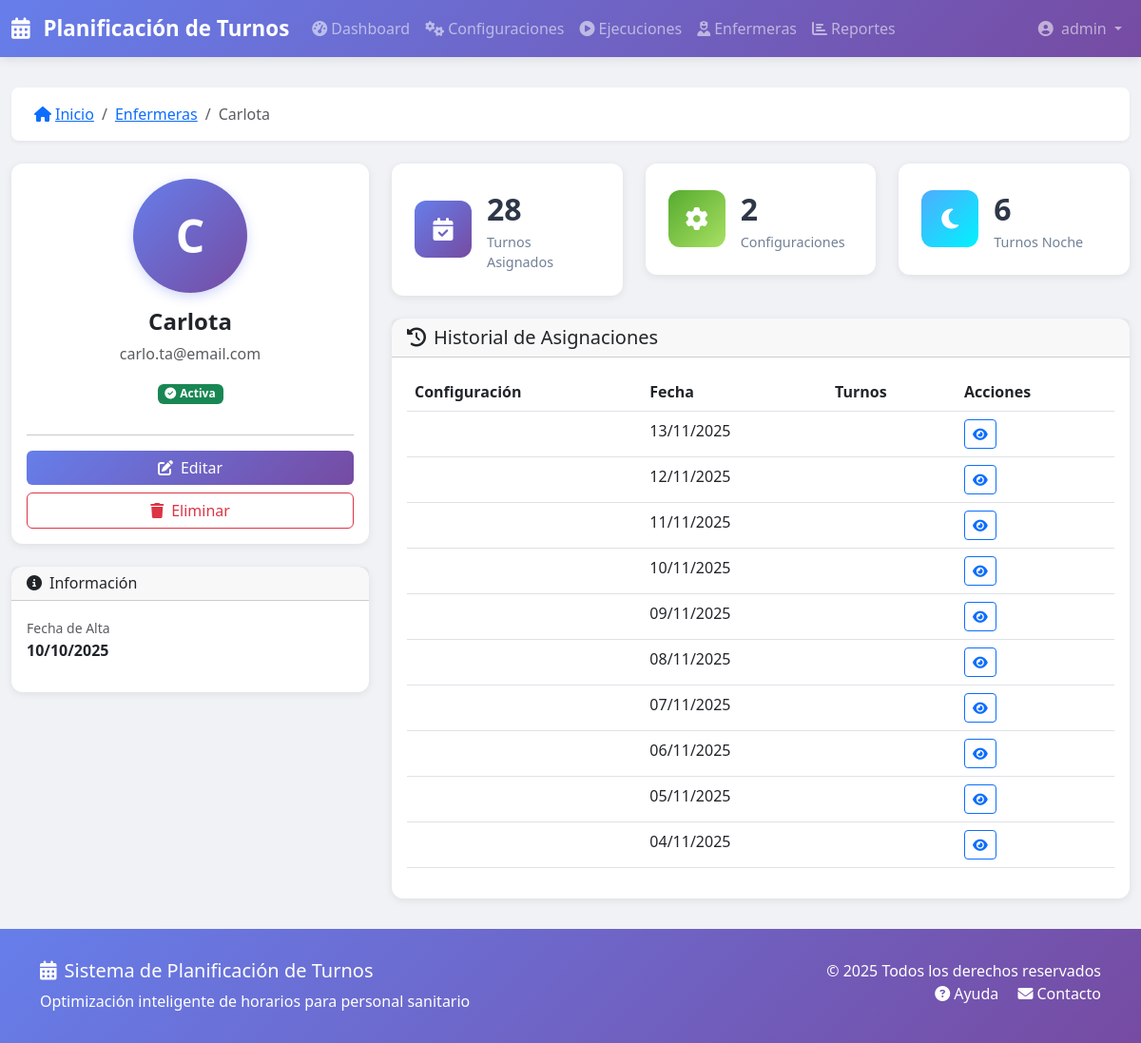
The app's page /enfermeras/5/ (signed in), older data.
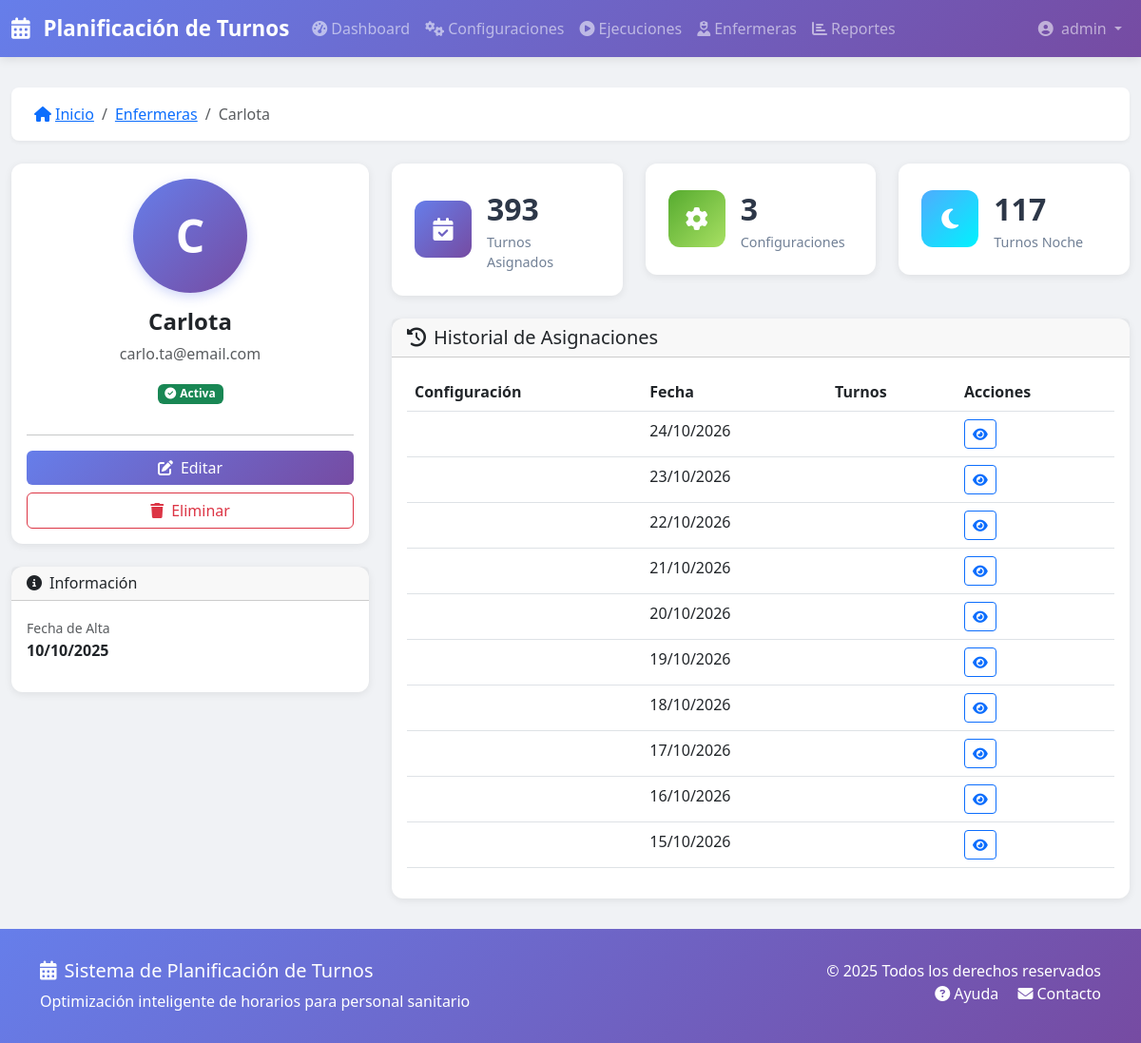
The same page, newer data.
### turnos/models.py (models this page shows, shortened)
class AsignacionTurno(models.Model):
    planilla = models.ForeignKey(
        Planilla,
        on_delete=models.CASCADE,
        related_name='asignaciones',
        verbose_name=_('Planilla')
    )
    enfermera = models.ForeignKey(
        Enfermera,
        on_delete=models.CASCADE,
        related_name='asignaciones',
        verbose_name=_('Enfermera')
    )
    fecha = models.DateField(_('Fecha'))
    turno = models.ForeignKey(
        TipoTurno,
        on_delete=models.CASCADE,
        null=True,
        blank=True,
        verbose_name=_('Turno')
    )
    es_dia_libre = models.BooleanField(_('Es día libre'), default=False)
    observaciones = models.TextField(_('Observaciones'), blank=True)
    class Meta:
        verbose_name = _('Asignación de Turno')
        verbose_name_plural = _('Asignaciones de Turno')
        ordering = ['fecha', 'enfermera']
        unique_together = ['planilla', 'enfermera', 'fecha']

### turnos/views.py (the view)
# urls.py: path('enfermeras/<int:pk>/', views.EnfermeraDetailView.as_view(), name='enfermera_detalle'),
class EnfermeraDetailView(LoginRequiredMixin, DetailView):
    model = Enfermera
    template_name = 'turnos/enfermera_detail.html'
    context_object_name = 'enfermera'
    def get_context_data(self, **kwargs):
        context = super().get_context_data(**kwargs)
        context['stats'] = {
            'total_turnos': AsignacionTurno.objects.filter(enfermera=self.object).count(),
            'configuraciones': ConfiguracionPlanificacion.objects.filter(enfermeras=self.object).count(),
            'turnos_noche': AsignacionTurno.objects.filter(
                enfermera=self.object,
                turno__nombre='NOCHE'
            ).count()
        }
        context['asignaciones_recientes'] = AsignacionTurno.objects.filter(
            enfermera=self.object
        ).select_related('turno', 'planilla').order_by('-fecha')[:10]
        return context

### backups/backup_20251025_181627/turnos/templates/turnos/enfermera_detail.html (shortened to what the changed rows need)
{% extends 'base.html' %}
{% load static %}
{% load i18n %}
{% load turnos_extras %}
{% block content %}
<div class="row">
    <div class="col-md-8">
        <div class="row mb-4">
            <div class="col-md-4">
                <div class="stat-card">
                    <div class="stat-card-content">
                        <div class="stat-card-value">{{ stats.total_turnos|default:0 }}</div>
                        <div class="stat-card-label">{% trans "Turnos Asignados" %}</div>
                    </div>
                </div>
            </div>
            <div class="col-md-4">
                <div class="stat-card">
                    <div class="stat-card-content">
                        <div class="stat-card-value">{{ stats.configuraciones|default:0 }}</div>
                        <div class="stat-card-label">{% trans "Configuraciones" %}</div>
                    </div>
                </div>
            </div>
            <div class="col-md-4">
                <div class="stat-card">
                    <div class="stat-card-content">
                        <div class="stat-card-value">{{ stats.turnos_noche|default:0 }}</div>
                        <div class="stat-card-label">{% trans "Turnos Noche" %}</div>
                    </div>
                </div>
            </div>
        </div>
        <div class="card">
            <div class="card-body">
                {% if asignaciones_recientes %}
                <div class="table-responsive">
                    <table class="table table-hover">
                        <thead>
                            <tr>
                                <th>{% trans "Configuración" %}</th>
                                <th>{% trans "Fecha" %}</th>
                                <th>{% trans "Turnos" %}</th>
                                <th>{% trans "Acciones" %}</th>
                            </tr>
                        </thead>
                        <tbody>
                            {% for asignacion in asignaciones_recientes %}
                            <tr>
                                <td>{{ asignacion.configuracion.nombre }}</td>
                                <td>{{ asignacion.fecha|date:"d/m/Y" }}</td>
                                <td>
                                </td>
                                <td>
                                    <a href="{% url 'turnos:ejecucion_detalle' asignacion.ejecucion_id %}"
                                       class="btn btn-sm btn-outline-primary">
                                        <i class="fas fa-eye"></i>
                                    </a>
                                </td>
                            </tr>
                            {% endfor %}
                        </tbody>
                    </table>
                </div>
                {% else %}
                <p class="text-center text-muted py-4">
                    {% trans "No hay asignaciones registradas" %}
                </p>
                {% endif %}
            </div>
        </div>
    </div>
</div>
{% endblock %}

Row changes from the older to the newer data that the page shows:
no longer on this page (row unchanged): AsignacionTurno: fecha "13/11/2025"
no longer on this page (row unchanged): AsignacionTurno: fecha "12/11/2025"
no longer on this page (row unchanged): AsignacionTurno: fecha "11/11/2025"
no longer on this page (row unchanged): AsignacionTurno: fecha "10/11/2025"
no longer on this page (row unchanged): AsignacionTurno: fecha "09/11/2025"
no longer on this page (row unchanged): AsignacionTurno: fecha "08/11/2025"
no longer on this page (row unchanged): AsignacionTurno: fecha "07/11/2025"
no longer on this page (row unchanged): AsignacionTurno: fecha "06/11/2025"
no longer on this page (row unchanged): AsignacionTurno: fecha "05/11/2025"
no longer on this page (row unchanged): AsignacionTurno: fecha "04/11/2025"
added AsignacionTurno: fecha "24/10/2026"
added AsignacionTurno: fecha "23/10/2026"
added AsignacionTurno: fecha "22/10/2026"
added AsignacionTurno: fecha "21/10/2026"
added AsignacionTurno: fecha "20/10/2026"
added AsignacionTurno: fecha "19/10/2026"
added AsignacionTurno: fecha "18/10/2026"
added AsignacionTurno: fecha "17/10/2026"
added AsignacionTurno: fecha "16/10/2026"
added AsignacionTurno: fecha "15/10/2026"
Text that changed along with them:
{{ stats.total_turnos|default:0 }}: "28" → "393"
{{ stats.configuraciones|default:0 }}: "2" → "3"
{{ stats.turnos_noche|default:0 }}: "6" → "117"
